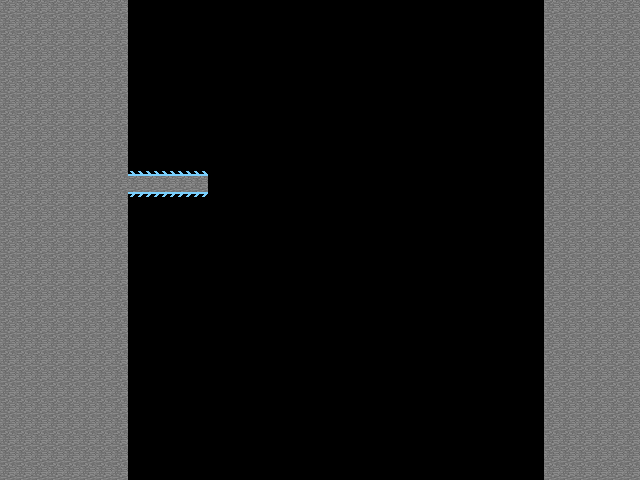

The image is a tile-based game level rendered from a .tmx file. Its description and complete source (layers, tilesets, objects, tile grids) follow:
An orthogonal 40x30 tile map with 16x16 px tiles, 1 tile layer (Tile Layer 1).

<map version="1.2" tiledversion="1.2.3" orientation="orthogonal" renderorder="right-down" width="40" height="30" tilewidth="16" tileheight="16" infinite="0" nextlayerid="3" nextobjectid="3">
 <tileset firstgid="1" source="mc_sprites.tsx" />
 <layer id="2" name="Tile Layer 1" width="40" height="30">
  <data encoding="csv">
2,2,2,2,2,2,2,2,0,0,0,0,0,0,0,0,0,0,0,0,0,0,0,0,0,0,0,0,0,0,0,0,0,0,2,2,2,2,2,2,
2,2,2,2,2,2,2,2,0,0,0,0,0,0,0,0,0,0,0,0,0,0,0,0,0,0,0,0,0,0,0,0,0,0,2,2,2,2,2,2,
2,2,2,2,2,2,2,2,0,0,0,0,0,0,0,0,0,0,0,0,0,0,0,0,0,0,0,0,0,0,0,0,0,0,2,2,2,2,2,2,
2,2,2,2,2,2,2,2,0,0,0,0,0,0,0,0,0,0,0,0,0,0,0,0,0,0,0,0,0,0,0,0,0,0,2,2,2,2,2,2,
2,2,2,2,2,2,2,2,0,0,0,0,0,0,0,0,0,0,0,0,0,0,0,0,0,0,0,0,0,0,0,0,0,0,2,2,2,2,2,2,
2,2,2,2,2,2,2,2,0,0,0,0,0,0,0,0,0,0,0,0,0,0,0,0,0,0,0,0,0,0,0,0,0,0,2,2,2,2,2,2,
2,2,2,2,2,2,2,2,0,0,0,0,0,0,0,0,0,0,0,0,0,0,0,0,0,0,0,0,0,0,0,0,0,0,2,2,2,2,2,2,
2,2,2,2,2,2,2,2,0,0,0,0,0,0,0,0,0,0,0,0,0,0,0,0,0,0,0,0,0,0,0,0,0,0,2,2,2,2,2,2,
2,2,2,2,2,2,2,2,0,0,0,0,0,0,0,0,0,0,0,0,0,0,0,0,0,0,0,0,0,0,0,0,0,0,2,2,2,2,2,2,
2,2,2,2,2,2,2,2,0,0,0,0,0,0,0,0,0,0,0,0,0,0,0,0,0,0,0,0,0,0,0,0,0,0,2,2,2,2,2,2,
2,2,2,2,2,2,2,2,667,667,667,667,667,0,0,0,0,0,0,0,0,0,0,0,0,0,0,0,0,0,0,0,0,0,2,2,2,2,2,2,
2,2,2,2,2,2,2,2,2,2,2,2,2,0,0,0,0,0,0,0,0,0,0,0,0,0,0,0,0,0,0,0,0,0,2,2,2,2,2,2,
2,2,2,2,2,2,2,2,668,668,668,668,668,0,0,0,0,0,0,0,0,0,0,0,0,0,0,0,0,0,0,0,0,0,2,2,2,2,2,2,
2,2,2,2,2,2,2,2,0,0,0,0,0,0,0,0,0,0,0,0,0,0,0,0,0,0,0,0,0,0,0,0,0,0,2,2,2,2,2,2,
2,2,2,2,2,2,2,2,0,0,0,0,0,0,0,0,0,0,0,0,0,0,0,0,0,0,0,0,0,0,0,0,0,0,2,2,2,2,2,2,
2,2,2,2,2,2,2,2,0,0,0,0,0,0,0,0,0,0,0,0,0,0,0,0,0,0,0,0,0,0,0,0,0,0,2,2,2,2,2,2,
2,2,2,2,2,2,2,2,0,0,0,0,0,0,0,0,0,0,0,0,0,0,0,0,0,0,0,0,0,0,0,0,0,0,2,2,2,2,2,2,
2,2,2,2,2,2,2,2,0,0,0,0,0,0,0,0,0,0,0,0,0,0,0,0,0,0,0,0,0,0,0,0,0,0,2,2,2,2,2,2,
2,2,2,2,2,2,2,2,0,0,0,0,0,0,0,0,0,0,0,0,0,0,0,0,0,0,0,0,0,0,0,0,0,0,2,2,2,2,2,2,
2,2,2,2,2,2,2,2,0,0,0,0,0,0,0,0,0,0,0,0,0,0,0,0,0,0,0,0,0,0,0,0,0,0,2,2,2,2,2,2,
2,2,2,2,2,2,2,2,0,0,0,0,0,0,0,0,0,0,0,0,0,0,0,0,0,0,0,0,0,0,0,0,0,0,2,2,2,2,2,2,
2,2,2,2,2,2,2,2,0,0,0,0,0,0,0,0,0,0,0,0,0,0,0,0,0,0,0,0,0,0,0,0,0,0,2,2,2,2,2,2,
2,2,2,2,2,2,2,2,0,0,0,0,0,0,0,0,0,0,0,0,0,0,0,0,0,0,0,0,0,0,0,0,0,0,2,2,2,2,2,2,
2,2,2,2,2,2,2,2,0,0,0,0,0,0,0,0,0,0,0,0,0,0,0,0,0,0,0,0,0,0,0,0,0,0,2,2,2,2,2,2,
2,2,2,2,2,2,2,2,0,0,0,0,0,0,0,0,0,0,0,0,0,0,0,0,0,0,0,0,0,0,0,0,0,0,2,2,2,2,2,2,
2,2,2,2,2,2,2,2,0,0,0,0,0,0,0,0,0,0,0,0,0,0,0,0,0,0,0,0,0,0,0,0,0,0,2,2,2,2,2,2,
2,2,2,2,2,2,2,2,0,0,0,0,0,0,0,0,0,0,0,0,0,0,0,0,0,0,0,0,0,0,0,0,0,0,2,2,2,2,2,2,
2,2,2,2,2,2,2,2,0,0,0,0,0,0,0,0,0,0,0,0,0,0,0,0,0,0,0,0,0,0,0,0,0,0,2,2,2,2,2,2,
2,2,2,2,2,2,2,2,0,0,0,0,0,0,0,0,0,0,0,0,0,0,0,0,0,0,0,0,0,0,0,0,0,0,2,2,2,2,2,2,
2,2,2,2,2,2,2,2,0,0,0,0,0,0,0,0,0,0,0,0,0,0,0,0,0,0,0,0,0,0,0,0,0,0,2,2,2,2,2,2
</data>
 </layer>
 <objectgroup id="2" name="Object Layer 1" />
</map>
